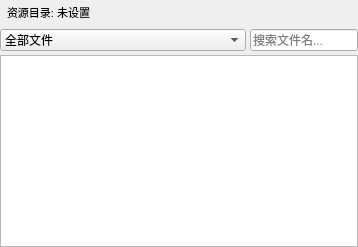
<?xml version="1.0" encoding="UTF-8"?>
<ui version="4.0">
 <class>AssetBrowser</class>
 <widget class="QWidget" name="AssetBrowser">
  <property name="windowTitle">
   <string>资源浏览器</string>
  </property>
  <layout class="QVBoxLayout" name="mainLayout">
   <property name="leftMargin">
    <number>0</number>
   </property>
   <property name="topMargin">
    <number>0</number>
   </property>
   <property name="rightMargin">
    <number>0</number>
   </property>
   <property name="bottomMargin">
    <number>0</number>
   </property>
   <property name="spacing">
    <number>4</number>
   </property>
   <item>
    <widget class="QLabel" name="pathLabel">
     <property name="text">
      <string>资源目录: 未设置</string>
     </property>
     <property name="wordWrap">
      <bool>true</bool>
     </property>
     <property name="styleSheet">
       <string>padding: 4px; font-size: 11px;</string>
     </property>
    </widget>
   </item>
   <item>
    <layout class="QHBoxLayout" name="filterLayout">
     <property name="spacing">
      <number>4</number>
     </property>
     <item>
      <widget class="QComboBox" name="filterCombo">
       <property name="fixedSize">
        <size>
         <width>220</width>
         <height>16777215</height>
        </size>
       </property>
       <item>
        <property name="text">
         <string>全部文件</string>
        </property>
       </item>
       <item>
        <property name="text">
         <string>图片 (mpc/shd/asf/imp/img/pic/常用位图)</string>
        </property>
       </item>
       <item>
        <property name="text">
         <string>INI文件</string>
        </property>
       </item>
       <item>
        <property name="text">
         <string>脚本 (txt/lua)</string>
        </property>
       </item>
       <item>
        <property name="text">
         <string>地图 (map)</string>
        </property>
       </item>
       <item>
        <property name="text">
         <string>音频 (wav/mp3/ogg)</string>
        </property>
       </item>
       <item>
        <property name="text">
         <string>视频 (avi/mp4/mkv)</string>
        </property>
       </item>
      </widget>
     </item>
     <item>
      <widget class="QLineEdit" name="searchEdit">
       <property name="placeholderText">
        <string>搜索文件名...</string>
       </property>
      </widget>
     </item>
    </layout>
   </item>
   <item>
    <widget class="QTreeView" name="treeView">
     <property name="dragEnabled">
      <bool>true</bool>
     </property>
     <property name="dragDropMode">
      <enum>QAbstractItemView::DragOnly</enum>
     </property>
     <property name="selectionMode">
      <enum>QAbstractItemView::SingleSelection</enum>
     </property>
     <property name="animated">
      <bool>true</bool>
     </property>
     <property name="headerHidden">
      <bool>true</bool>
     </property>
     <property name="indentation">
      <number>16</number>
     </property>
    </widget>
   </item>
  </layout>
 </widget>
 <resources/>
 <connections/>
</ui>
